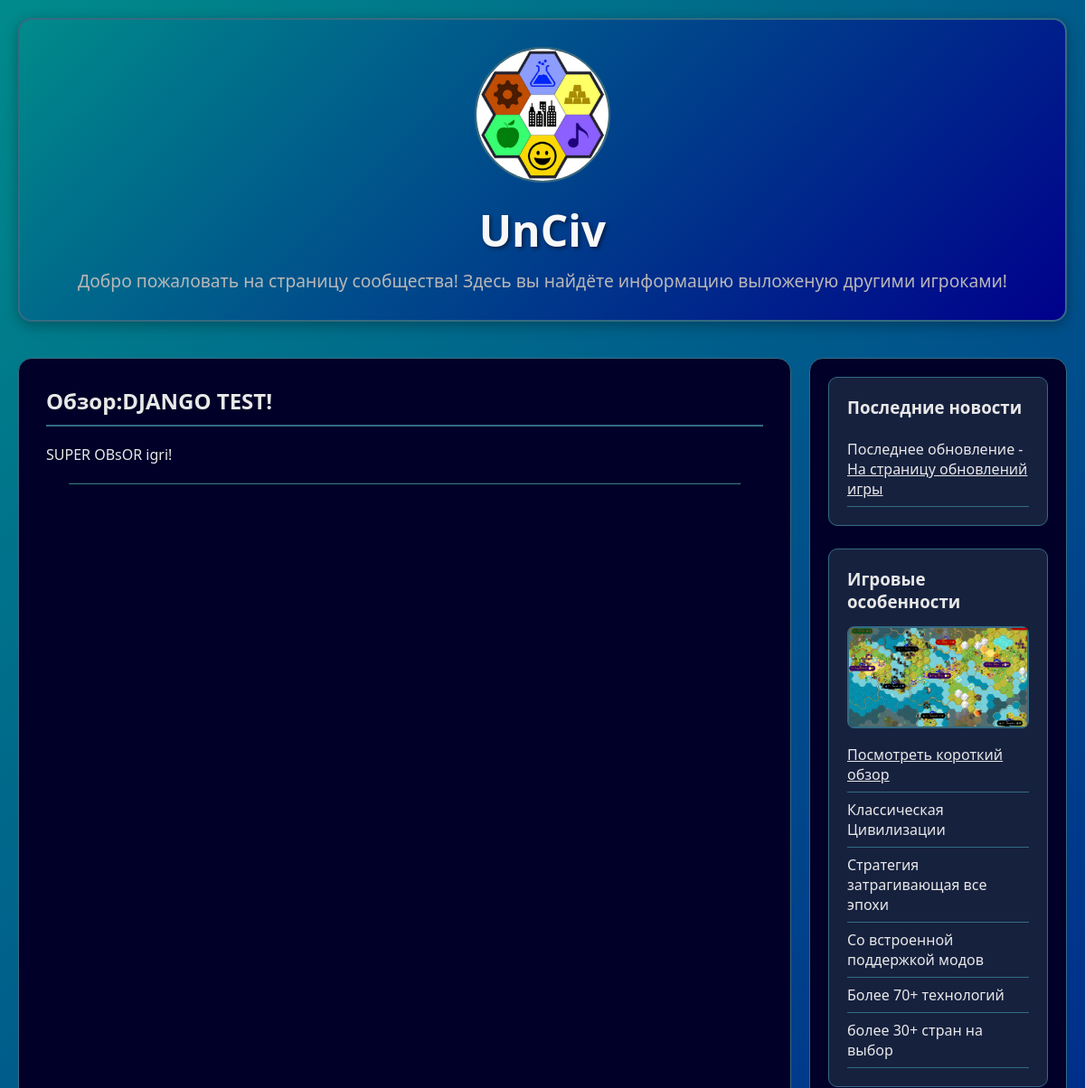
The page /article/1 (upper part) on the database as committed earlier.
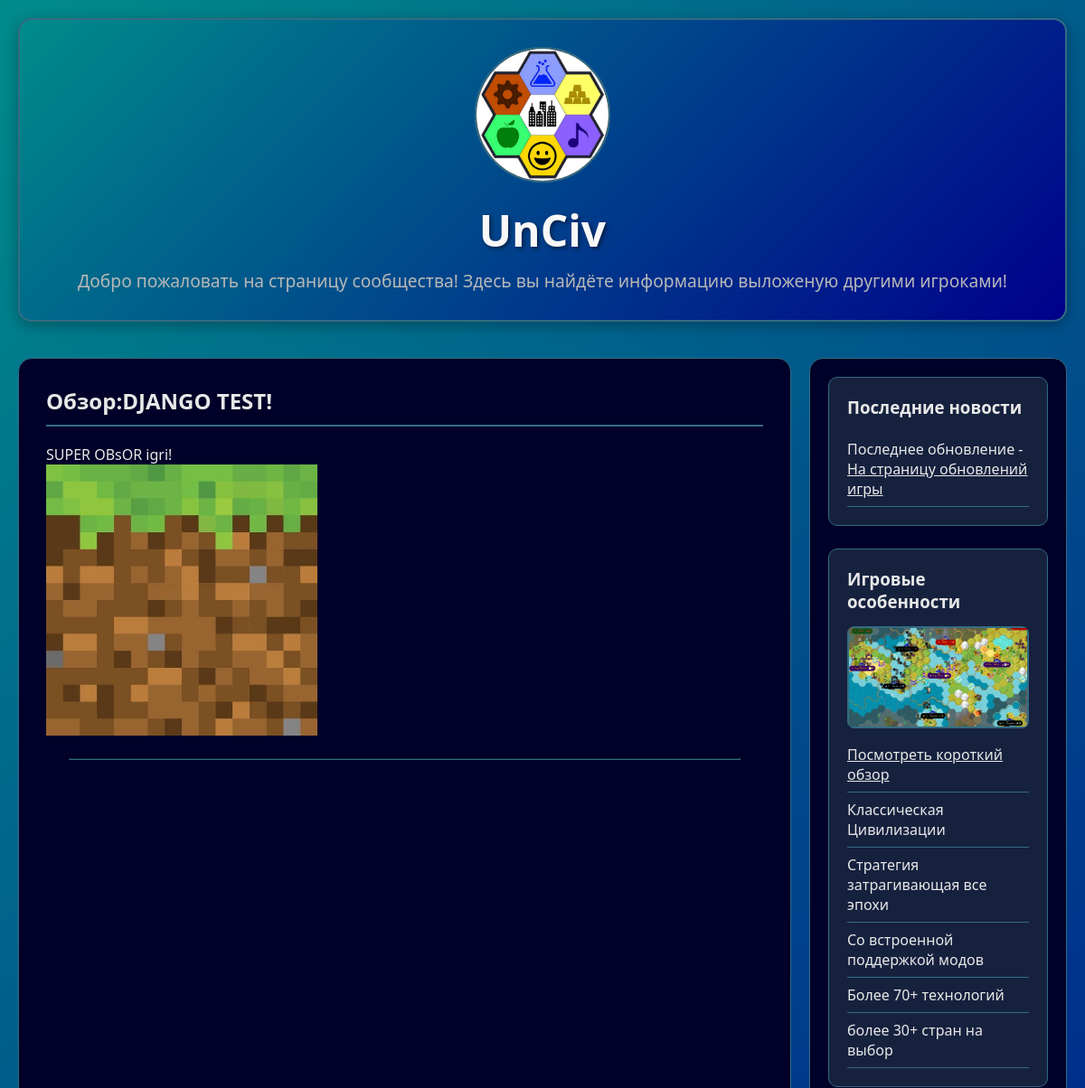
The same page on the database as committed later.
### core/models.py (models this page shows, shortened)
class Article(models.Model):
    title = models.CharField(max_length=255, verbose_name="загаловок")
    topic = models.ForeignKey(ArticleTopic, verbose_name="категория", related_name='articles', on_delete=models.SET_NULL, null=True)
    date = models.DateTimeField(auto_now_add=True, verbose_name="дата создания")
    class Meta:
        verbose_name = "Статья"
        verbose_name_plural = "Статья"

class ArticleTopic(models.Model):
    name = models.CharField(max_length=255, verbose_name="название")
    class Meta:
        verbose_name = "Категория"
        verbose_name_plural = "Категории"

class ArticleContent(models.Model):
    content = models.TextField()
    article = models.ForeignKey(Article, verbose_name="К какой статье?", related_name='articlecontents', on_delete=models.CASCADE)
    date = models.DateField(auto_now=True, verbose_name="дата написание содержания статьи")
    class Meta:
        verbose_name = "Контент статьи"
        verbose_name_plural = "Контент статей"

class Img(models.Model):
    name = models.FileField()
    alt = models.CharField(max_length=255, verbose_name="если картинка не отображается выводит этот текст", blank=True, null=True)
    article_content = models.ForeignKey(ArticleContent, verbose_name="К какой статье?", related_name='imgs', on_delete=models.CASCADE)
    class Meta:
        verbose_name = "Картинка"
        verbose_name_plural = "Картинки"

### core/views.py (the view)
# urls.py: path("article/<int:article_id>", page_article, name="article")
def page_article(request, article_id):
    article = get_object_or_404(Article, id=article_id)
    for con in article.articlecontents.all():
        for img in con.imgs.all():
            print(img.name)
    if article.topic.id == 1:
        return redirect('/updates')
    return render(request, 'core/article.html',
                  {"article":article})

### core/templates/core/article.html (shortened to what this page needs)
{% extends 'core/base.html' %}  {% block header_text %}
<p>
  Добро пожаловать на страницу сообщества! Здесь вы найдёте информацию выложеную
  другими игроками!
</p>
{% endblock %} {% block content %}
<main class="main-content">
  <section class="content-section">
    <h2>{{article.topic.name}}:{{article.title}}</h2>
    {% for content in article.articlecontents.all %}
    <p>{{ content.content }}</p>
    {% for img in content.imgs.all %}
    <img src="{{img.name.url}}" alt="{{img.alt}}" width="300" height="auto" />
    {% endfor %}
    <hr />
    {% endfor %}
  </section>
</main>
{% endblock %}

### core/templates/core/base.html (shortened to what this page needs)
<!doctype html>
<html lang="ru">
  <head>
    <link rel="stylesheet" href="/static/css/style.css" />
  </head>
  <body>
    <div class="container">
      <header class="site-header">
        <a href="/" rel="noopener noreferrer" style="text-decoration: none">
          <div class="header-image">
            <img src="/static/img/logotip_UnCiv.jpg" alt="Логотип UnCiv" />
          </div>
          <h1>UnCiv</h1>
          {% block header_text %} {% endblock %}
        </a>
      </header>
      {% block nav %} {% endblock %} {% block content %} {% endblock %}
      <aside class="site-sidebar">
        <div class="widget">
          <h3>Последние новости</h3>
          <ul>
            <li>
              Последнее обновление -
              <a
                href="{% url 'updates' %}"
                target="_blank"
                rel="noopener noreferrer"
                >На страницу обновлений игры</a
              >
            </li>
          </ul>
        </div>
        <div class="widget">
          <h3>Игровые особенности</h3>
          <div class="widget-image">
            <img
              src="/static/img/game_map.png"
              alt="Демонстрация игрового процесса"
            />
          </div>
          <ul>
            <li>
              <a
                href="https://rutube.ru/video/bff47a675e0ec40fd03fb5122f239435/?r=wd"
                target="_blank"
                rel="noopener noreferrer"
                >Посмотреть короткий обзор</a
              >
            </li>
            <li>Классическая Цивилизации</li>
            <li>Стратегия затрагивающая все эпохи</li>
            <li>Со встроенной поддержкой модов</li>
            <li>Более 70+ технологий</li>
            <li>более 30+ стран на выбор</li>
          </ul>
        </div>
      </aside>
    </div>
  </body>
</html>

### core/static/css/style.css (style rules this page uses)
* { margin: 0; padding: 0; box-sizing: border-box; }
body { font-family: "Segoe UI", Tahoma, Geneva, Verdana, sans-serif; background: linear-gradient(135deg, darkcyan 0%, darkblue 100%); color: #e8e8e8; min-height: 100vh; }
hr { border-color: rgb(52, 107, 131); margin: 20px 25px 50px; }
.container { display: grid; grid-template-areas: "header header" "nav nav" "content sidebar" "footer footer"; grid-template-columns: 3fr 1fr; grid-template-rows: auto auto 1fr auto; min-height: 100vh; max-width: 1200px; margin: 0 auto; gap: 20px; padding: 20px; }
.site-header { grid-area: header; background: linear-gradient(135deg, darkcyan 0%, darkblue 100%); padding: 30px; border-radius: 15px; border: 2px solid rgb(52, 107, 131); text-align: center; box-shadow: 0 4px 15px rgba(0, 0, 0, 0.3); position: relative; }
.site-header h1 { font-size: 3em; color: #f8f8f8; text-shadow: 2px 2px 4px rgba(0, 0, 0, 0.5); margin-bottom: 10px; }
.site-header p { font-size: 1.2em; color: #b8b8b8; }
.header-image { width: 150px; height: 150px; background: rgb(20, 10, 5); border: 2px solid rgb(52, 107, 131); border-radius: 50%; margin: 0 auto 20px; display: flex; align-items: center; justify-content: center; color: #b8b8b8; font-style: italic; }
.header-image img { width: 100%; height: auto; border-radius: 50%; }
.main-content { grid-area: content; background: rgb(0, 0, 40); padding: 30px; border-radius: 15px; border: 1px solid rgb(52, 107, 131); }
.content-section { margin-bottom: 40px; }
.content-section h2 { color: #e8e8e8; margin-bottom: 20px; border-bottom: 2px solid rgb(52, 107, 131); padding-bottom: 10px; }
.site-sidebar { grid-area: sidebar; background: rgb(0, 0, 40); padding: 20px; border-radius: 15px; border: 1px solid rgb(52, 107, 131); }
.widget { background: #16213e; padding: 20px; margin-bottom: 25px; border-radius: 10px; border: 1px solid rgb(52, 107, 131); }
.widget h3 { color: #e8e8e8; margin-bottom: 15px; }
.widget ul { list-style: none; padding-left: 0; }
.widget li { padding: 8px 0; border-bottom: 1px solid rgb(52, 107, 131); }
.widget a { color: #e8e8e8; }
.widget-image { width: 100%; height: auto; background: #0f3460; border: 2px solid rgb(52, 107, 131); border-radius: 8px; margin: 10px 0; display: flex; align-items: center; justify-content: center; color: #b8b8b8; font-style: italic; }
.widget-image img { width: 100%; height: auto; border-radius: 0%; }
@media (min-width: 768px) { .container { max-width: 750px; } }
@media (min-width: 1024px) { .container { max-width: 1200px; } }

Rows that differ between the two databases and show on the page:
added Img: name (picture)
